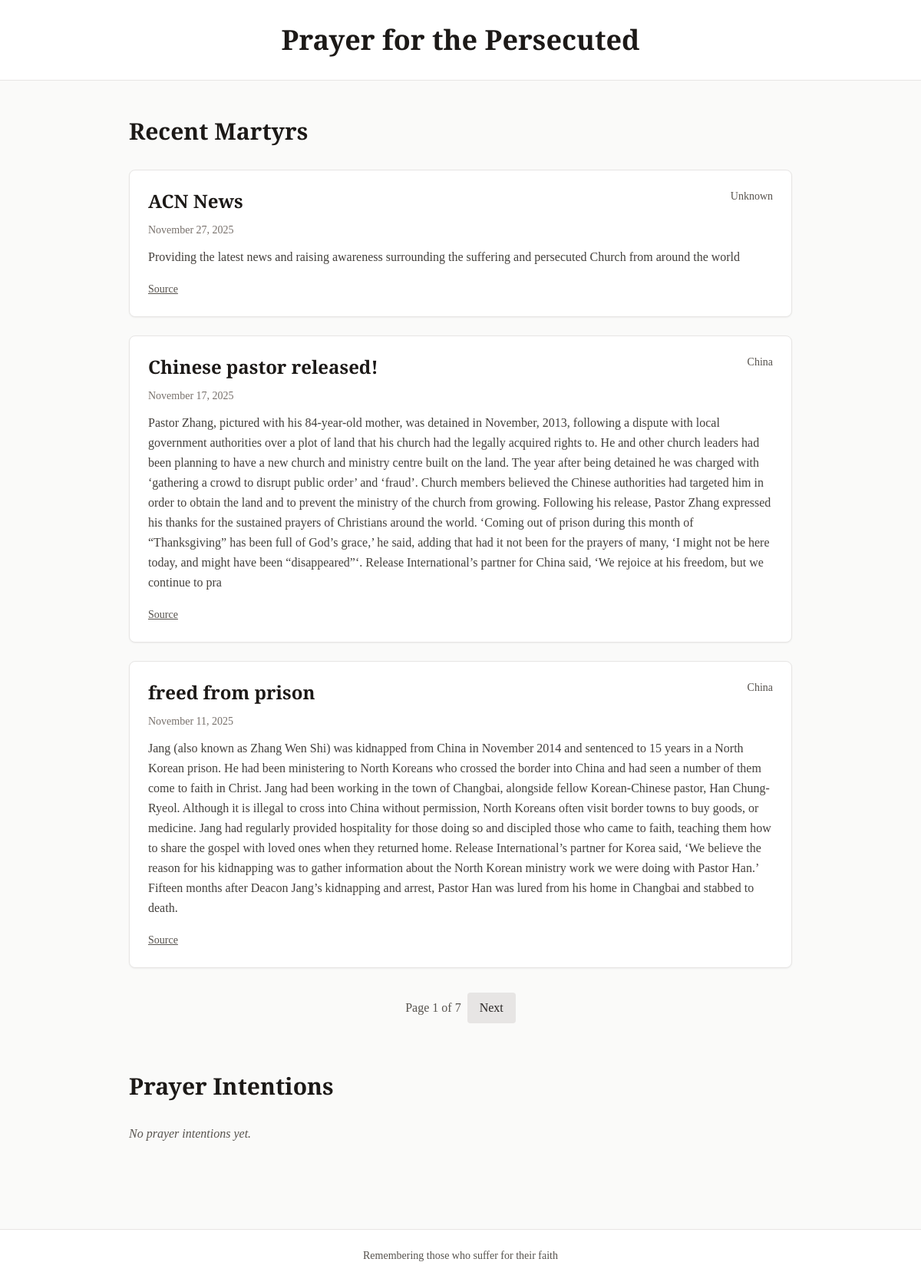
The page / on the database its author committed.
### martyrs/models.py (models this page shows, shortened)
class Martyr(models.Model):
    name = models.CharField(max_length=200)
    country = models.CharField(max_length=100)
    date = models.DateField()
    source_url = models.URLField()
    description = models.TextField()
    created_at = models.DateTimeField(auto_now_add=True)
    class Meta:
        ordering = ['-date']
        verbose_name_plural = 'Martyrs'

### martyrs/views.py (the view)
# urls.py: 2. Add a URL to urlpatterns:  path('', views.home, name='home')
def home(request):
    martyrs_list = Martyr.objects.all()
    paginator = Paginator(martyrs_list, 3)
    page_number = request.GET.get('page')
    martyrs = paginator.get_page(page_number)
    prayer_intentions_list = PrayerIntention.objects.all()
    prayer_paginator = Paginator(prayer_intentions_list, 3)
    prayer_page_number = request.GET.get('prayer_page')
    prayer_intentions = prayer_paginator.get_page(prayer_page_number)
    context = {
        'martyrs': martyrs,
        'prayer_intentions': prayer_intentions,
    }
    return render(request, 'martyrs/home.html', context)

### martyrs/templates/martyrs/home.html (shortened to what this page needs)
{% extends 'base.html' %}
{% block content %}
<div class="space-y-16">
    <section>
        <h2 class="text-3xl font-semibold mb-8 text-stone-900">Recent Martyrs</h2>
        {% if martyrs %}
            <div class="space-y-6">
                {% for martyr in martyrs %}
                <div class="bg-white rounded-lg shadow-sm border border-stone-200 p-6 hover:shadow-md transition-shadow">
                    <div class="flex justify-between items-start mb-3">
                        <h3 class="text-2xl font-semibold text-stone-900">{{ martyr.name }}</h3>
                        <span class="text-stone-600 text-sm">{{ martyr.country }}</span>
                    </div>
                    <p class="text-stone-500 text-sm mb-3">{{ martyr.date|date:"F j, Y" }}</p>
                    <p class="text-stone-700 leading-relaxed mb-4">{{ martyr.description }}</p>
                    {% if martyr.source_url %}
                    <a href="{{ martyr.source_url }}" target="_blank" rel="noopener noreferrer" class="text-stone-600 hover:text-stone-900 text-sm underline">
                        Source
                    </a>
                    {% endif %}
                </div>
                {% endfor %}
            </div>
            <div class="mt-8 flex justify-center items-center space-x-2">
                <span class="text-stone-600">Page {{ martyrs.number }} of {{ martyrs.paginator.num_pages }}</span>
                {% if martyrs.has_next %}
                    <a href="?page={{ martyrs.next_page_number }}{% if request.GET.prayer_page %}&prayer_page={{ request.GET.prayer_page }}{% endif %}" class="px-4 py-2 bg-stone-200 text-stone-800 rounded hover:bg-stone-300">Next</a>
                {% endif %}
            </div>
        {% else %}
            <p class="text-stone-600 italic">No martyrs recorded yet.</p>
        {% endif %}
    </section>
    <section>
        <h2 class="text-3xl font-semibold mb-8 text-stone-900">Prayer Intentions</h2>
        {% if prayer_intentions %}
            <div class="space-y-6">
                {% for intention in prayer_intentions %}
                <div class="bg-white rounded-lg shadow-sm border border-stone-200 p-6 hover:shadow-md transition-shadow">
                    <h3 class="text-xl font-semibold text-stone-900 mb-3">{{ intention.title }}</h3>
                    <p class="text-stone-600 text-sm mb-4">{{ intention.created_at|date:"F j, Y" }}</p>
                    <p class="text-stone-700 leading-relaxed">{{ intention.details }}</p>
                </div>
                {% endfor %}
            </div>
            <div class="mt-8 flex justify-center items-center space-x-2">
                {% if prayer_intentions.has_previous %}
                    <a href="?prayer_page={{ prayer_intentions.previous_page_number }}{% if request.GET.page %}&page={{ request.GET.page }}{% endif %}" class="px-4 py-2 bg-stone-200 text-stone-800 rounded hover:bg-stone-300">Previous</a>
                {% endif %}
                <span class="text-stone-600">Page {{ prayer_intentions.number }} of {{ prayer_intentions.paginator.num_pages }}</span>
                {% if prayer_intentions.has_next %}
                    <a href="?prayer_page={{ prayer_intentions.next_page_number }}{% if request.GET.page %}&page={{ request.GET.page }}{% endif %}" class="px-4 py-2 bg-stone-200 text-stone-800 rounded hover:bg-stone-300">Next</a>
                {% endif %}
            </div>
        {% else %}
            <p class="text-stone-600 italic">No prayer intentions yet.</p>
        {% endif %}
    </section>
</div>
{% endblock %}

### martyrs/templates/base.html (shortened to what this page needs)
<!DOCTYPE html>
<html lang="en">
<head>
    <script src="https://cdn.tailwindcss.com"></script>
</head>
<body class="bg-stone-50 text-stone-800">
    <div class="min-h-screen">
        <header class="bg-white border-b border-stone-200 py-8">
            <div class="max-w-4xl mx-auto px-4">
                <h1 class="text-4xl font-semibold text-center text-stone-900">Prayer for the Persecuted</h1>
            </div>
        </header>
        <main class="max-w-4xl mx-auto px-4 py-12">
            {% block content %}{% endblock %}
        </main>
        <footer class="bg-white border-t border-stone-200 py-6 mt-16">
            <div class="max-w-4xl mx-auto px-4 text-center text-stone-600 text-sm">
                <p>Remembering those who suffer for their faith</p>
            </div>
        </footer>
    </div>
</body>
</html>

### martyrs/templates/base.html (style rules this page uses)
body { font-family: 'Crimson Text', serif; }

### rows shown on the page
Martyr: name "ACN News", country "Unknown", date "November 27, 2025", description "Providing the latest news and raising awareness surrounding the suffering and persecuted Church from around the world"
Martyr: name "Chinese pastor released!", country "China", date "November 17, 2025", description "Pastor Zhang, pictured with his 84-year-old mother, was detained in November, 2013, following a dispute with local government authorities over a plot of land that his church had the legally acquired rights to. He and other church leaders had been planning to have a new church and ministry centre built on the land. The year after being detained he was charged with ‘gathering a crowd to disrupt public order’ and ‘fraud’. Church members believed the Chinese authorities had targeted him in order to obtain the land and to prevent the ministry of the church from growing. Following his release, Pastor Zhang expressed his thanks for the sustained prayers of Christians around the world. ‘Coming out…"
Martyr: name "freed from prison", country "China", date "November 11, 2025", description "Jang (also known as Zhang Wen Shi) was kidnapped from China in November 2014 and sentenced to 15 years in a North Korean prison. He had been ministering to North Koreans who crossed the border into China and had seen a number of them come to faith in Christ. Jang had been working in the town of Changbai, alongside fellow Korean-Chinese pastor, Han Chung-Ryeol. Although it is illegal to cross into China without permission, North Koreans often visit border towns to buy goods, or medicine. Jang had regularly provided hospitality for those doing so and discipled those who came to faith, teaching them how to share the gospel with loved ones when they returned home. Release International’s…"

### other values the page prints
{{ martyrs.number }} "1"
{{ martyrs.paginator.num_pages }} "7"
